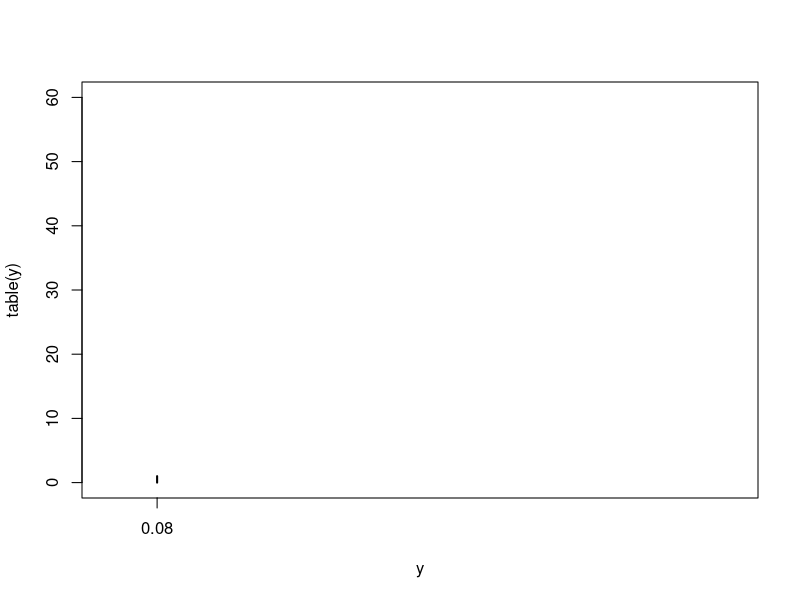
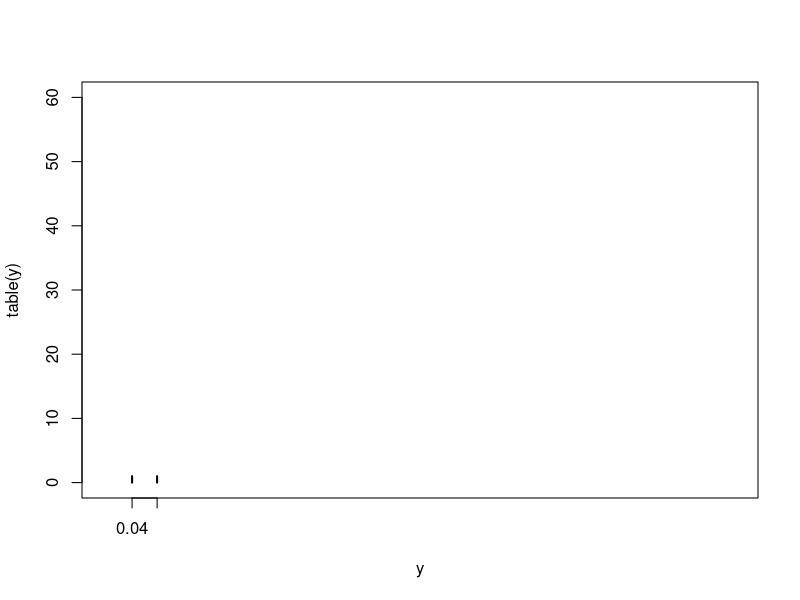
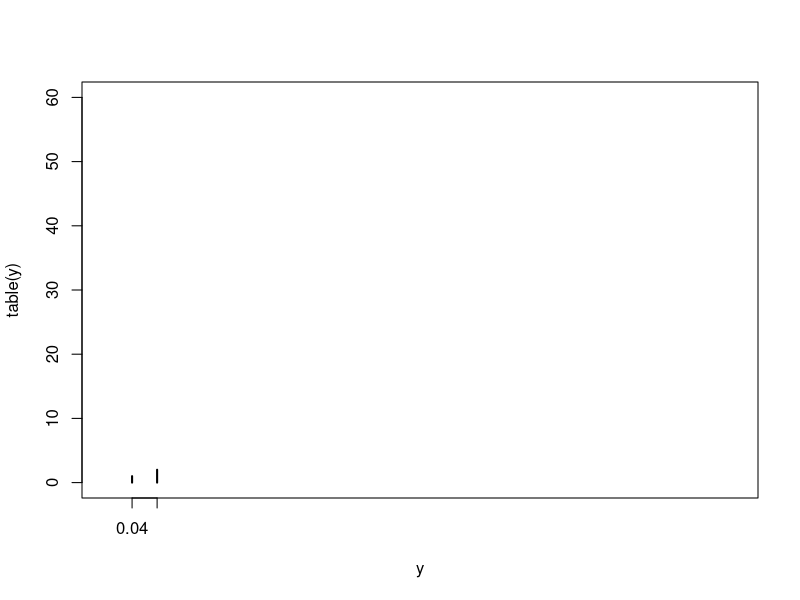
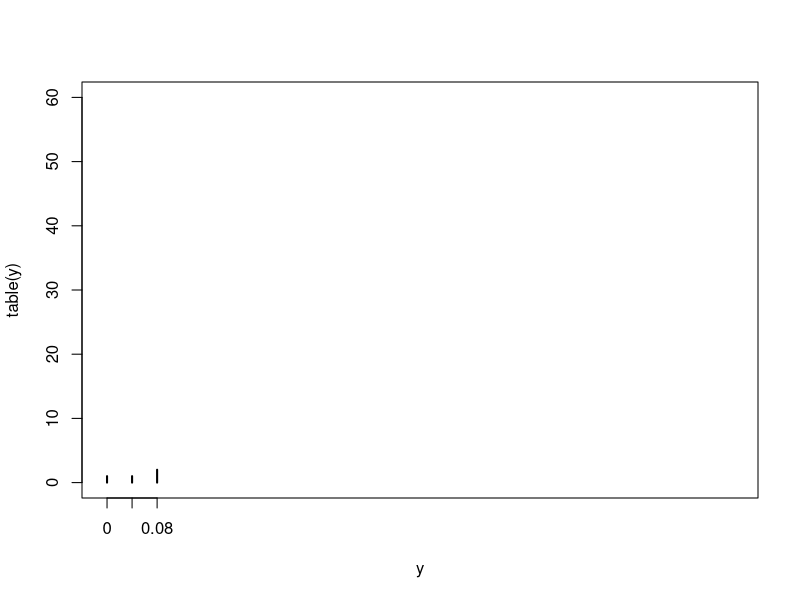
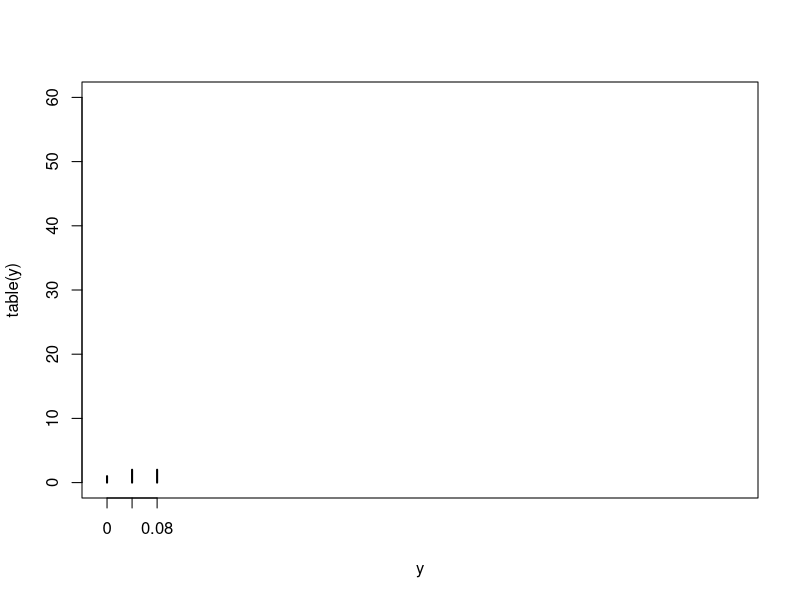
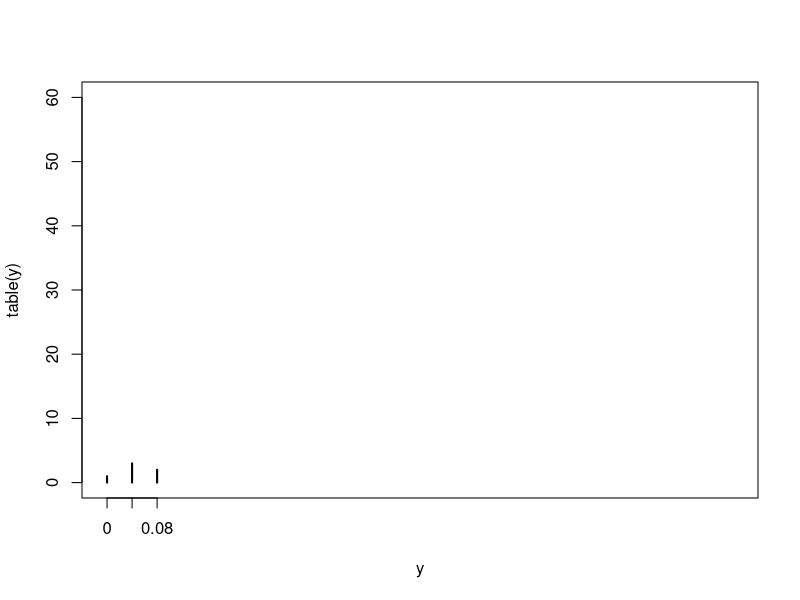
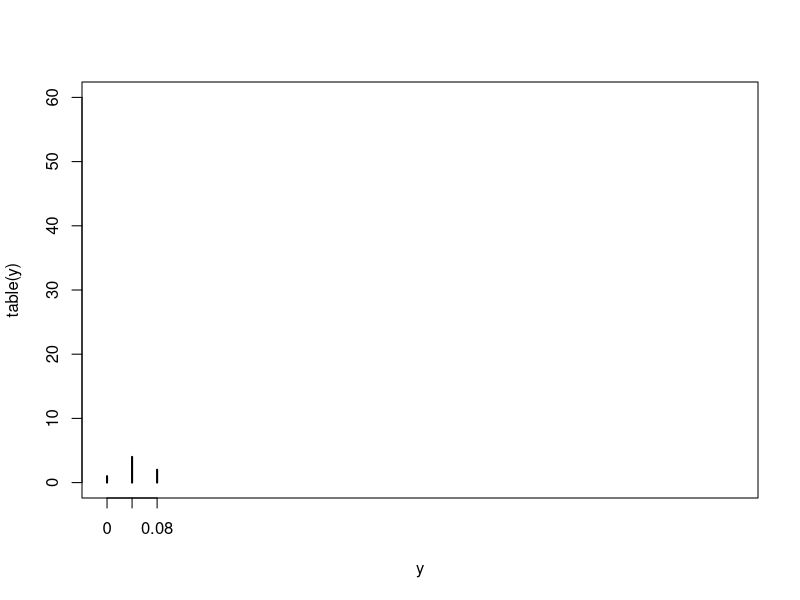
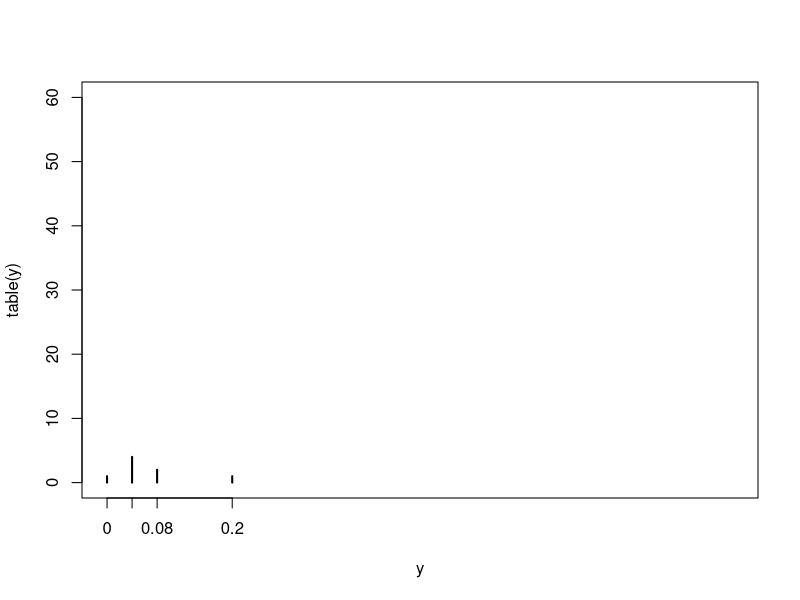

These charts were generated, in order, by the following R code:
################### slide 12
age <- c(10, 12, 25, 50, 55, 80)
attributes(age)
attributes(age) <- list(collectDate = "20200101", Collectedby = "Tom Hanks")
attributes(age) 
class(age)

x <- data.frame(a = 1:3, pi = pi) # data frame with dimnames
attributes(x)

rownames(x) <- paste("row", 1:3, sep = ".")
attributes(x)
x$pi

x <- list(a = 1:3, pi = pi)
x$pi
################### slide 13
res <- binom.test(x = 2, n = 25, conf.level = .95)
res
## Exact Confidence Intervals
res$conf.int
names(res)

cat( "From", res$parameter, "tosses, we estimated that the probability of tossing heads is",
     res$estimate,"(95% CI",round(res$conf.int[1], 3),"-", round(res$conf.int[2], 3),").",  
     "The confidence interval gives information on a range for the probability of tossing 
heads that may be useful in hypothesis testing situations. For example, a test of 
H0: pi = 0.5 vs. Ha : pi!= 0.5 would reject H0 because 0.5 is not within this range.
If the test was instead H0 : pi = 0.1 vs. Ha : pi != 0.1, there is no evidence to reject
the null hypothesis. Other ways to perform these tests with a test statistic and a p-value will be discussed in your other classes. (Bilder and Loughin, Analysis of Categorical Data with R, page 11)"
)
p <- res$estimate
y <- c()
for (i in 1:200){
  x <- mean(rbinom(n = 25, size = 1, prob = p))
  y <- c(y,x)
  Sys.sleep(0.1)
  plot(table(y), type = "h", xlim = c(0,1), ylim = c(0,60))
  cat("\r","finish experiment",i)
}
abline(v = res$conf.int[1], col= "blue3")
abline(v = res$conf.int[2], col= "blue3")
text(mean(res$conf.int),55,"95% CI", col= "blue3")

################### slide 14
# install.packages("mlbench")
library(mlbench)
data(BostonHousing) ## bring dataset BostonHousing into Global Environment ".GlobalEnv"
help(BostonHousing)
summary(BostonHousing)
head(BostonHousing)

obj <- lm(medv ~ rm + crim + zn + tax, data = BostonHousing)
summary(obj)

mytable <- summary(obj)$coefficients
rownames(mytable) <- c("Intercept","Room number","Crime rate","Residential land","Property tax")
mytable[,1:3] <- round(mytable[,1:3],2)
mytable[,4] <- round(mytable[,4],3)
mytable

write.csv(mytable,"BostonHousingResult_medv.csv")
#plot(obj)

##################### train and test dataset
trn.id <- 1:400
tst.id <- 401:nrow(BostonHousing)
train.dat <- BostonHousing[trn.id, ]
test.dat <- BostonHousing[tst.id, ]
##################### fit your model using training data
obj <- lm(medv ~ rm + crim + zn + tax, data = train.dat)

##################### predict your outcome using test data
y <- test.dat$medv
yhat <- predict(obj, newdata = test.dat)

mean((y-yhat)^2)
